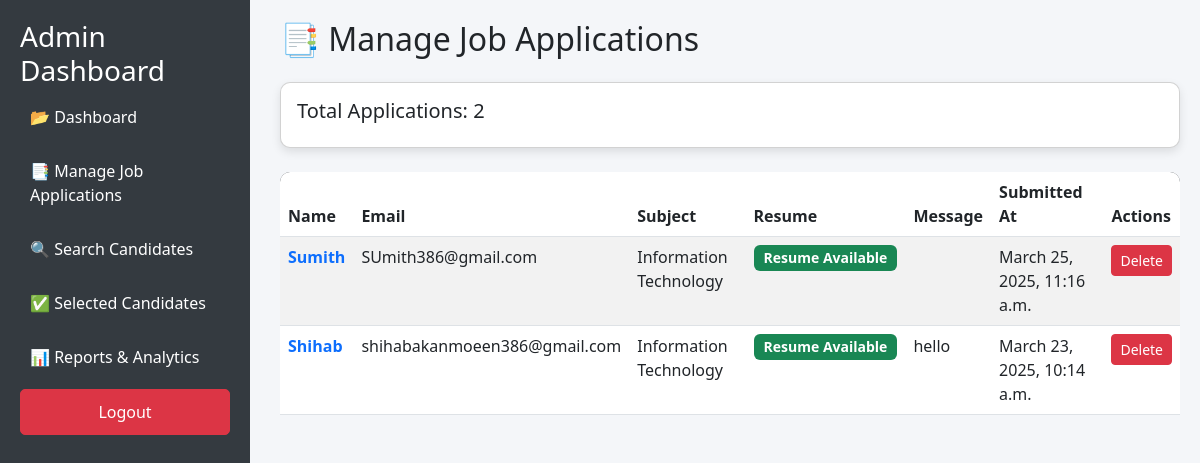
Screenshot of /manage-applications/ with the database file from the repository.
### app1/models.py (models this page shows, shortened)
class JobApplication(models.Model):
    SUBJECT_CHOICES = [
        ('Information Technology', 'Information Technology'),
        ('Software Development', 'Software Development'),
        ('Human Resources (HR)', 'Human Resources (HR)'),
        ('Marketing & Advertising', 'Marketing & Advertising'),
        ('Sales & Business Development', 'Sales & Business Development'),
        ('Customer Support', 'Customer Support'),
        ('Creative & Design', 'Creative & Design'),
    ]
    name = models.CharField(max_length=100,unique=True)
    email = models.EmailField(unique=True)
    subject = models.CharField(max_length=50, choices=SUBJECT_CHOICES)
    resume = models.FileField(upload_to='resumes/', null=True, blank=True)
    message = models.TextField()
    submitted_at = models.DateTimeField(auto_now_add=True)

### app1/views.py (the view)
# urls.py: path('manage-applications/', manage_job_applications, name='manage_applications'),
def manage_job_applications(request):
    applications = JobApplication.objects.all().order_by('-submitted_at')  # Latest applications first
    return render(request, 'manage_applications.html', {
        'applications': applications
    })

### templates/manage_applications.html (shortened to what this page needs)
<!DOCTYPE html>
<html lang="en">
<head>
    <link href="https://cdn.jsdelivr.net/npm/bootstrap@5.3.0/dist/css/bootstrap.min.css" rel="stylesheet">
</head>
<body>
    <div class="sidebar">
        <h3>Admin Dashboard</h3>
        <a href="{% url 'admin_dashboard' %}">📂 Dashboard</a>
        <a href="{% url 'manage_applications' %}" class="active">📑 Manage Job Applications</a>
        <a href="{% url 'search_candidates' %}">🔍 Search Candidates</a>
        <a href="{% url 'selected_candidates' %}" >✅ Selected Candidates</a>
        <a href="{% url 'analytics_dashboard' %}">📊 Reports & Analytics</a>
        <a href="{% url 'admin_logout' %}" class="btn btn-danger logout-btn">Logout</a>
    </div>
    <div class="content">
        <h2 class="mb-4">📑 Manage Job Applications</h2>
        <div class="card p-3 mb-4">
            <h5>Total Applications: {{ applications.count }}</h5>
        </div>
        <div class="table-responsive">
            <table class="table table-striped">
                <thead>
                    <tr>
                        <th>Name</th>
                        <th>Email</th>
                        <th>Subject</th>
                        <th>Resume</th>
                        <th>Message</th>
                        <th>Submitted At</th>
                        <th>Actions</th>
                    </tr>
                </thead>
                <tbody id="applicationsTableBody">
                    {% for application in applications %}
                    <tr id="applicationRow{{ application.id }}">
                        <td>
                            <a href="{% url 'view_application' application.id %}" class="text-decoration-none fw-bold">
                                {{ application.name }}
                            </a>
                        </td>
                        <td>{{ application.email }}</td>
                        <td>{{ application.subject }}</td>
                        <td>
                            {% if application.resume %}
                                <span class="badge bg-success">Resume Available</span>
                            {% else %}
                                <span class="badge bg-danger">No Resume</span>
                            {% endif %}
                        </td>
                        <td>{{ application.message|truncatewords:10 }}</td>
                        <td>{{ application.submitted_at }}</td>
                        <td>
                            <button onclick="deleteApplication({{ application.id}})" class="btn btn-danger btn-sm">Delete</button>
                        </td>
                    </tr>
                    {% empty %}
                    <tr>
                        <td colspan="7" class="text-center">No job applications found.</td>
                    </tr>
                    {% endfor %}
                </tbody>
            </table>
        </div>
    </div>
</body>
</html>

### templates/manage_applications.html (style rules this page uses)
body { background: #f4f6f9; transition: background 0.3s ease, color 0.3s ease; }
.sidebar { height: 100vh; background: #343a40; color: white; padding: 20px; position: fixed; width: 250px; }
.sidebar a { color: white; text-decoration: none; display: block; padding: 10px; border-radius: 5px; margin-bottom: 10px; transition: background 0.3s; }
.content { margin-left: 260px; padding: 20px; }
.card { border-radius: 10px; box-shadow: 0px 4px 10px rgba(0, 0, 0, 0.1); transition: transform 0.2s; }
.table-responsive { border-radius: 10px; overflow: hidden; }
.table thead { background: #343a40; color: white; }
.badge { font-size: 14px; padding: 6px 10px; }

### rows the page displays
JobApplication: name "Sumith", email "SUmith386@gmail.com", subject "Information Technology", shows "Resume Available", submitted_at "March 25, 2025, 11:16 a.m."
JobApplication: name "Shihab", email "shihabakanmoeen386@gmail.com", subject "Information Technology", shows "Resume Available", message "hello", submitted_at "March 23, 2025, 10:14 a.m."

### other values shown
{{ applications.count }} "2"
